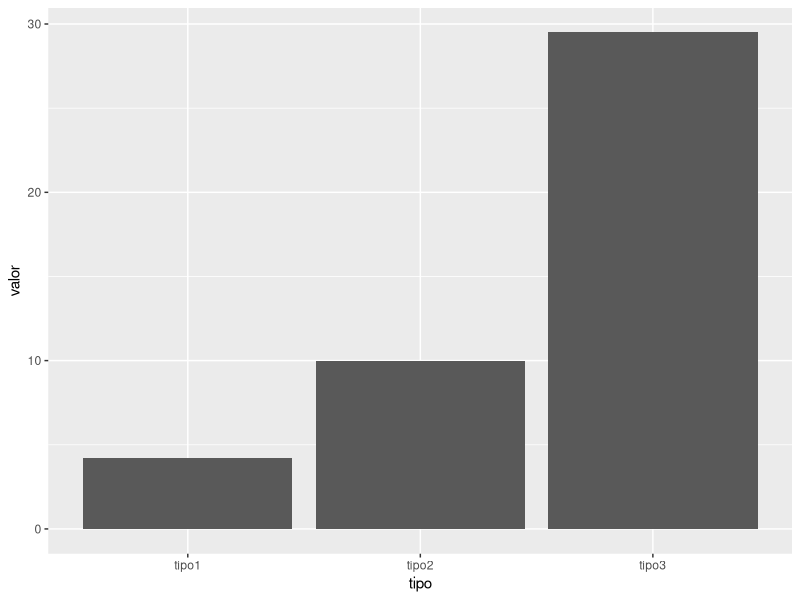
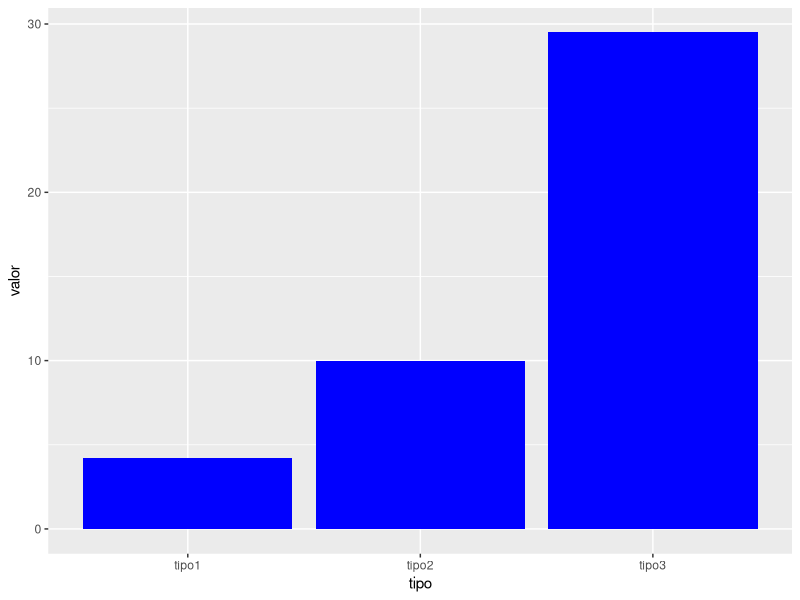
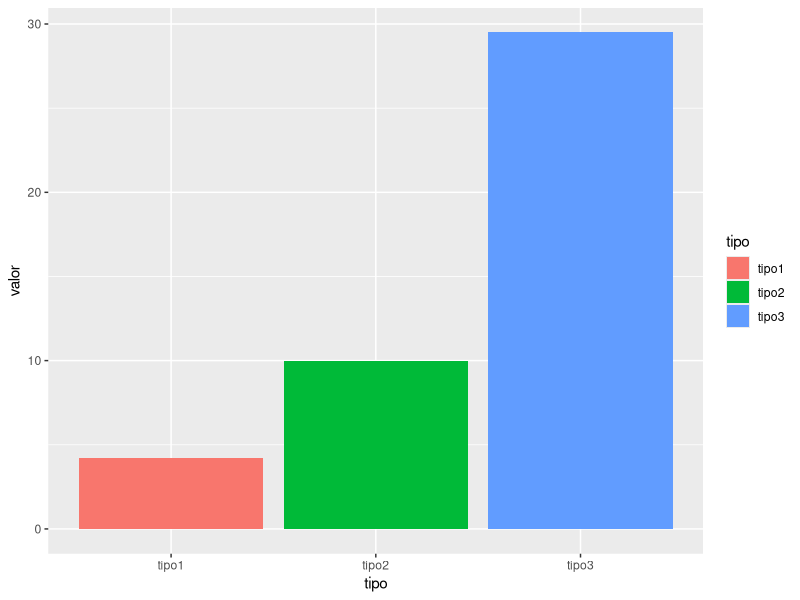
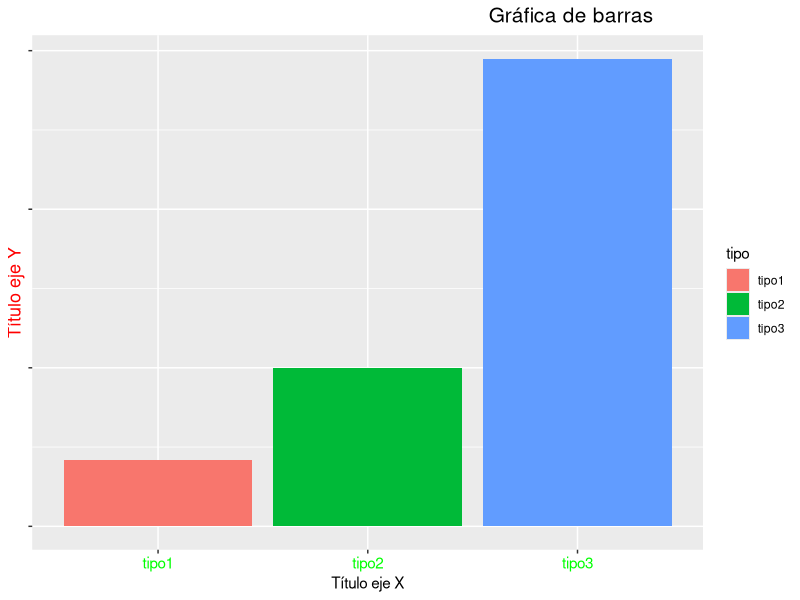
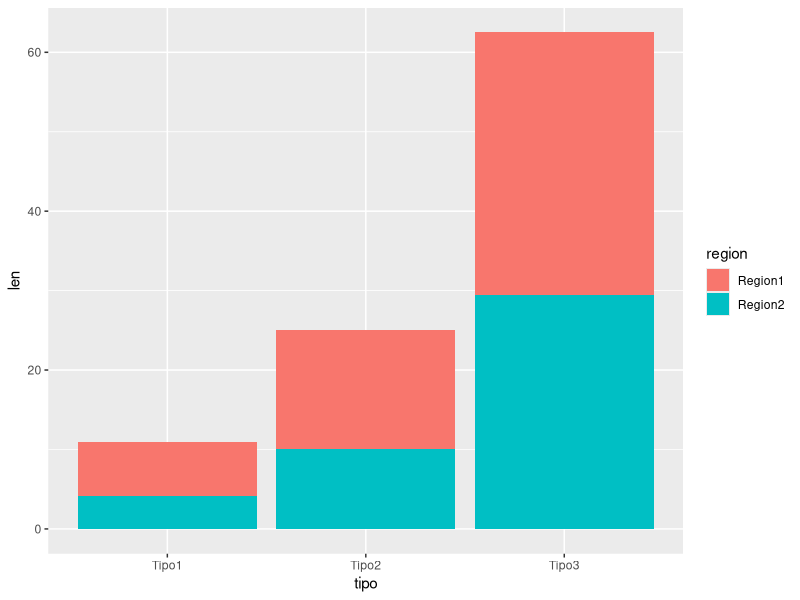
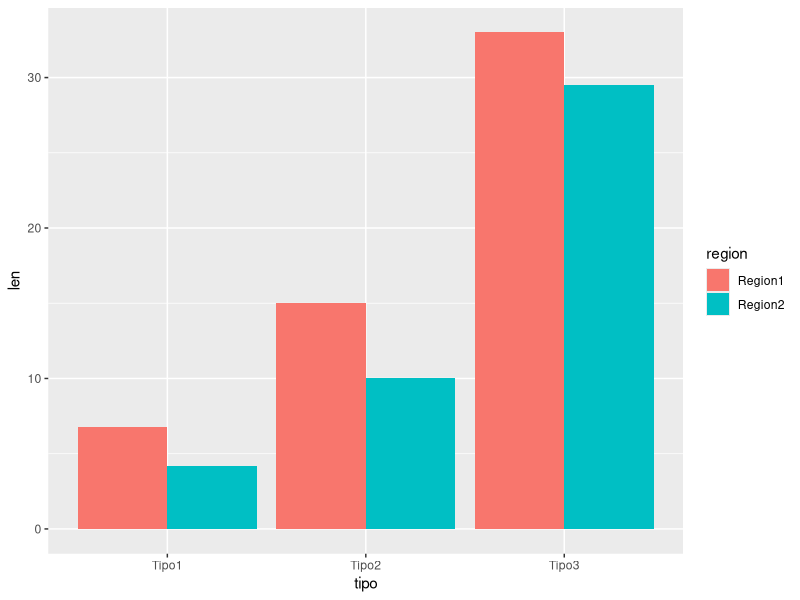
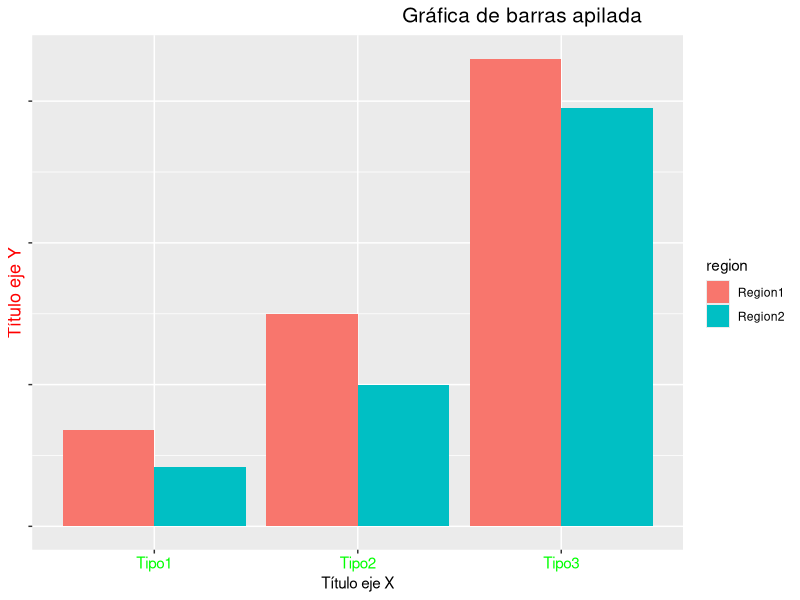
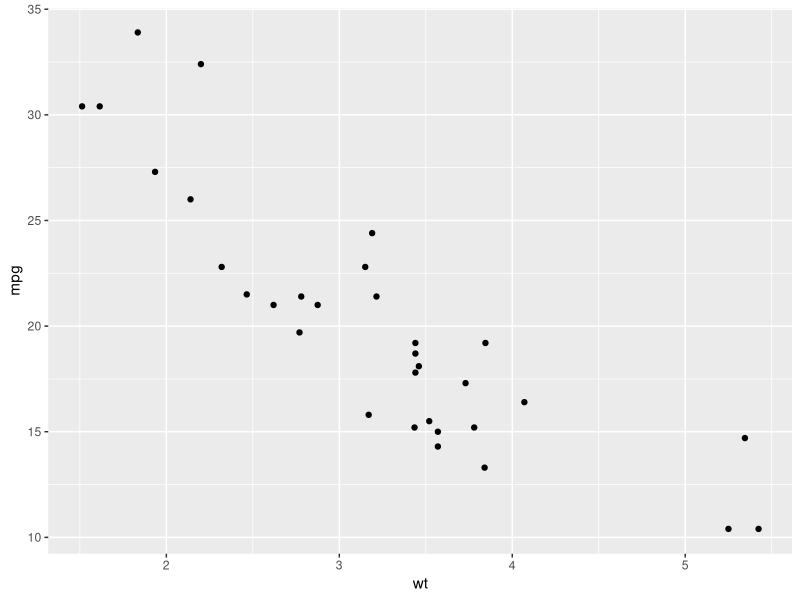

R code for these plots, in order:

library(ggplot2)

###################################33 Gráfica de barras

df <- data.frame(tipo=c("tipo1", "tipo2", "tipo3"),
                 valor=c(4.2, 10, 29.5))
head(df)

## Básico

ggplot(data=df, aes(x=tipo, y=valor)) + ## parametros básicos
  geom_bar(stat="identity")

## Colorear barras

ggplot(data=df, aes(x=tipo, y=valor)) + ## parametros básicos
  geom_bar(stat="identity", fill="blue") ## selección de color

## Colorear barras por tipo

ggplot(data=df, aes(x=tipo, y=valor, fill=tipo)) + ## parametros básicos
  geom_bar(stat="identity") ## selección de color

## Formato

ggplot(data=df, aes(x=tipo, y=valor, fill=tipo)) + ## parametros básicos
  geom_bar(stat="identity") +
  ggtitle("Gráfica de barras") +
  xlab("Título eje X") +
  ylab("Título eje Y") +
  theme(plot.title = element_text(hjust = 0.9,color = "black", size =15), ##Formato de título
        axis.title.y=element_text(hjust = 0.5,color = "red", size =13), ##Formato de título eje y
        axis.title.x = element_text(color = "black"),##Formato de título eje x
        axis.text.x=element_text(colour="green", size =11), ##Formato de texto eje x
        axis.text.y=element_blank() ##Formato de texto eje y
      
  )



################################### Gráfica de barras comparación

df2 <- data.frame(region=rep(c("Region1", "Region2"), each=3),
                  tipo=rep(c("Tipo1", "Tipo2", "Tipo3"),2),
                  len=c(6.8, 15, 33, 4.2, 10, 29.5))
head(df2)

# Barras apiladas
ggplot(data=df2, aes(x=tipo, y=len, fill=region)) +
  geom_bar(stat="identity")


# Barras lado a lado
ggplot(data=df2, aes(x=tipo, y=len, fill=region)) +
  geom_bar(stat="identity", position=position_dodge()) ## Aquí cambio la posición del apilamiento


ggplot(data=df2, aes(x=tipo, y=len, fill=region)) +
  geom_bar(stat="identity", position=position_dodge()) +
  ggtitle("Gráfica de barras apilada") +
  xlab("Título eje X") +
  ylab("Título eje Y") +
  theme(plot.title = element_text(hjust = 0.9,color = "black", size =15), ##Formato de título
        axis.title.y=element_text(hjust = 0.5,color = "red", size =13), ##Formato de título eje y
        axis.title.x = element_text(color = "black"),##Formato de título eje x
        axis.text.x=element_text(colour="green", size =11), ##Formato de texto eje x
        axis.text.y=element_blank() ##Formato de texto eje y
        
  )



################################### Scatter plot

df <- mtcars[, c("mpg", "cyl", "wt", "qsec", "vs")]
df$cyl <- as.factor(df$cyl) # convierto el número de cilindros en una categoróa
head(df)

## Dataframe de carros con las variables
# mpg Miles/(US) gallon
# cyl Number of cylinders
# wt Weight (lb/1000)
# qsec 1/4 mile time
# vs V/S


# scatter plot básico
ggplot(df, aes(x=wt, y=mpg)) + ## Datos y columnas a usar
  geom_point()

# Formato de los puntos
ggplot(df, aes(x=wt, y=mpg)) +
  geom_point(size=2, shape=23) ## Tamaño y tipo de forma

# Tamaño del punto condicionado a una variable
ggplot(df, aes(x=wt, y=mpg)) + 
  geom_point(aes(size=qsec)) 

# Etiqueta en cada punto
ggplot(df, aes(x=wt, y=mpg)) + 
  geom_point()  + 
  geom_text(label=rownames(mtcars)) ## selecciono la columna que usaré de etiqueta

## Coloreo por categoría
ggplot(df, aes(x=wt, y=mpg, color=cyl)) + 
  geom_point()  + 
  geom_text(label=rownames(mtcars)) 


## Formato
ggplot(df, aes(x=wt, y=mpg, color=cyl)) + 
  geom_point()  + 
  geom_text(label=rownames(mtcars)) +
  theme_bw() +                          ## Con esto cambio el tema principal (fondo y colores)
  ggtitle("Scatter plot") +
  xlab("Título eje X") +
  ylab("Título eje Y") +
  theme(plot.title = element_text(hjust = 0.9,color = "black", size =15), ##Formato de título
        axis.title.y=element_text(hjust = 0.5,color = "red", size =13), ##Formato de título eje y
        axis.title.x = element_text(color = "black"),##Formato de título eje x
        axis.text.x=element_text(colour="green", size =11), ##Formato de texto eje x
        axis.text.y=element_blank() ##Formato de texto eje y
        
  )


################################### Líneas

df <- data.frame(tipo=c("tipo1", "tipo2", "tipo3"),
                 valor=c(4.2, 10, 29.5))
head(df)

# Línea básica
ggplot(data=df, aes(x=tipo, y=valor, group=1)) +
  geom_line()+
  geom_point()

# Tipo de línea
ggplot(data=df, aes(x=tipo, y=valor, group=1)) +
  geom_line(linetype = "dashed")+
  geom_point()

# Color de línea y punto
ggplot(data=df, aes(x=tipo, y=valor, group=1)) +
  geom_line(color="red")+
  geom_point(color="blue")
# Formato

ggplot(data=df, aes(x=tipo, y=valor, group=1)) +
  geom_line(color="red",linetype = "dashed")+
  geom_point(color="blue")+
  theme_bw() +                          ## Con esto cambio el tema principal (fondo y colores)
  ggtitle("Línea") +
  xlab("Título eje X") +
  ylab("Título eje Y") +
  theme(plot.title = element_text(hjust = 0.9,color = "black", size =15), ##Formato de título
        axis.title.y=element_text(hjust = 0.5,color = "red", size =13), ##Formato de título eje y
        axis.title.x = element_text(color = "black"),##Formato de título eje x
        axis.text.x=element_text(colour="green", size =11), ##Formato de texto eje x
        axis.text.y=element_blank() ##Formato de texto eje y
        
  )


## Líneas con fechas en el eje x

head(economics)

# Basica
ggplot(data=economics, aes(x=date, y=pop))+
  geom_line(color="red",linetype = "dashed")

# Con formato
ggplot(data=economics, aes(x=date, y=pop))+
  geom_line(color="red",linetype = "dashed") +
  theme_classic() +                          ## Con esto cambio el tema principal (fondo y colores)
  ggtitle("Línea") +
  xlab("Título eje X") +
  ylab("Título eje Y") +
  theme(plot.title = element_text(hjust = 0.9,color = "black", size =15), ##Formato de título
        axis.title.y=element_text(hjust = 0.5,color = "red", size =13), ##Formato de título eje y
        axis.title.x = element_text(color = "black"),##Formato de título eje x
        axis.text.x=element_text(colour="green", size =11), ##Formato de texto eje x
        axis.text.y=element_blank() ##Formato de texto eje y
        
  )




################################### Gráfica de pie

df <- data.frame(tipo=c("tipo1", "tipo2", "tipo3"),
                 valor=c(4.2, 10, 29.5))
head(df)


## Gràfica básica de tipo pie
ggplot(df, aes(x="", y=valor, fill=tipo)) +
  geom_bar(stat="identity", width=1) + ## hasta aquí es una gráfica de barras
  coord_polar("y", start=0)  ## cambio de coordenadas para hacerla de pie


## doy formato
ggplot(df, aes(x="", y=valor, fill=tipo)) + 
  geom_bar(stat="identity", width=1) + ## hasta aquí es una gráfica de barras
  coord_polar("y", start=0)  +
  theme_bw() +
  theme_classic() +                          ## Con esto cambio el tema principal (fondo y colores)
  ggtitle("Gráfica de pie") +
  xlab("Título eje X") +
  ylab("Título eje Y") +
  theme(
        plot.title = element_text(hjust = 0.2,color = "black", size =15), ##Formato de título
        axis.title.y=element_text(hjust = 0.5,color = "red", size =13), ##Formato de título eje y
        axis.title.x = element_text(color = "black"),##Formato de título eje x
        axis.text.x=element_text(colour="green", size =11), ##Formato de texto eje x
        axis.text.y=element_blank() ##Formato de texto eje y
        
  )




